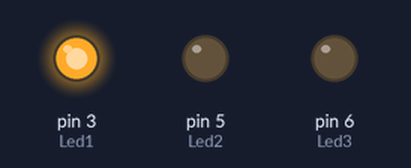
This sketch was run on a simulated Arduino Uno, built with avr-gcc and run on an emulated ATmega328P. Parts: output pins drawn as LEDs (lit = HIGH).

Above: at 0.2 s.
At 1.2 s:
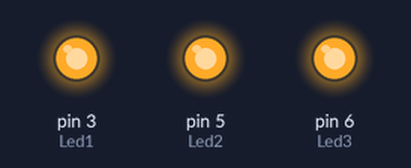
At 3.7 s:
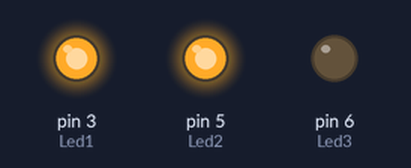
At 5.7 s:
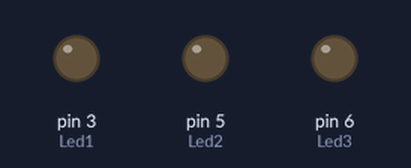
Timing chart, 0 to 6.9 s (numbered marks = the images above):
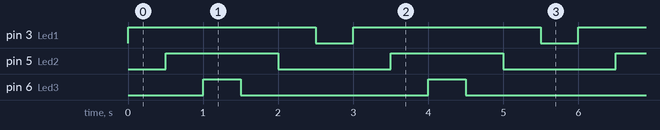

Measured:
- by itself, pin 3 (Led1): alternates HIGH for 2.5 s and LOW for 0.50 s
- by itself, pin 5 (Led2): alternates HIGH for 1.5 s and LOW for 1.5 s
- by itself, pin 6 (Led3): alternates HIGH for 0.50 s and LOW for 2.5 s

The sketch:

Lights_RGB.ino
```cpp
int Led1 = 3;
int Led2 = 5;
int Led3 = 6;

void setup() {
  // put your setup code here, to run once:
  pinMode (Led1,OUTPUT);
  pinMode (Led2,OUTPUT);
  pinMode (Led3,OUTPUT);
}

int time = 500;

void loop() {
  // put your main code here, to run repeatedly:
  digitalWrite (Led1,HIGH);
  delay (time);
  digitalWrite (Led2,HIGH);
  delay (time);
  digitalWrite (Led3,HIGH);
  delay (time);
  digitalWrite (Led3,LOW);
  delay (time);
  digitalWrite (Led2,LOW);
  delay (time);
  digitalWrite (Led1,LOW);
  delay (time);
}
```
